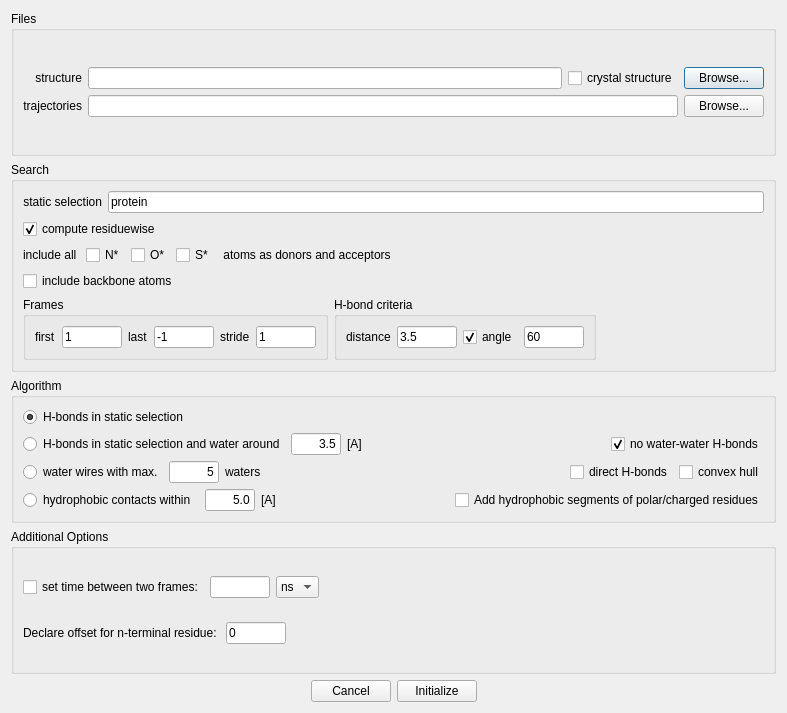
<?xml version="1.0" encoding="UTF-8"?>
<ui version="4.0">
 <class>Dialog</class>
 <widget class="QDialog" name="Dialog">
  <property name="windowModality">
   <enum>Qt::WindowModal</enum>
  </property>
  <property name="geometry">
   <rect>
    <x>0</x>
    <y>0</y>
    <width>787</width>
    <height>713</height>
   </rect>
  </property>
  <property name="sizePolicy">
   <sizepolicy hsizetype="Fixed" vsizetype="Fixed">
    <horstretch>0</horstretch>
    <verstretch>0</verstretch>
   </sizepolicy>
  </property>
  <property name="windowTitle">
   <string>New Analysis</string>
  </property>
  <property name="modal">
   <bool>true</bool>
  </property>
  <layout class="QVBoxLayout" name="verticalLayout_4">
   <item>
    <widget class="QGroupBox" name="group_init">
     <property name="title">
      <string>Files</string>
     </property>
     <layout class="QVBoxLayout" name="verticalLayout">
      <item>
       <layout class="QGridLayout" name="gridLayout_2">
        <item row="0" column="0">
         <widget class="QLabel" name="label_2">
          <property name="text">
           <string>structure</string>
          </property>
          <property name="alignment">
           <set>Qt::AlignRight|Qt::AlignTrailing|Qt::AlignVCenter</set>
          </property>
         </widget>
        </item>
        <item row="0" column="1">
         <widget class="QLineEdit" name="line_bonds_structure">
          <property name="toolTip">
           <string>&lt;html&gt;&lt;head/&gt;&lt;body&gt;&lt;p align=&quot;justify&quot;&gt;A structure file (.psf or .pdb or other) has to be provided.&lt;/p&gt;&lt;/body&gt;&lt;/html&gt;</string>
          </property>
          <property name="text">
           <string/>
          </property>
         </widget>
        </item>
        <item row="1" column="0">
         <widget class="QLabel" name="label_3">
          <property name="text">
           <string>trajectories</string>
          </property>
          <property name="alignment">
           <set>Qt::AlignRight|Qt::AlignTrailing|Qt::AlignVCenter</set>
          </property>
         </widget>
        </item>
        <item row="0" column="2">
         <widget class="QCheckBox" name="checkBox_bonds_donors_without_hydrogen">
          <property name="toolTip">
           <string>&lt;html&gt;&lt;head/&gt;&lt;body&gt;&lt;p&gt;For structure files, that do not contain hydrogen atoms.&lt;/p&gt;&lt;p align=&quot;justify&quot;&gt;This option turns off the angle check in the H bond detection and uses all possible donors regardless of their protonation state. If set to false, only protonated donors are considered.&lt;/p&gt;&lt;/body&gt;&lt;/html&gt;</string>
          </property>
          <property name="text">
           <string>crystal structure</string>
          </property>
         </widget>
        </item>
        <item row="0" column="3">
         <widget class="QPushButton" name="button_structure">
          <property name="text">
           <string notr="true">Browse...</string>
          </property>
         </widget>
        </item>
        <item row="1" column="1" colspan="2">
         <widget class="QLineEdit" name="line_bonds_trajectories">
          <property name="toolTip">
           <string>&lt;html&gt;&lt;head/&gt;&lt;body&gt;&lt;p align=&quot;justify&quot;&gt;One or more trajectory files (.dcd or other) can be provided opionally.&lt;/p&gt;&lt;/body&gt;&lt;/html&gt;</string>
          </property>
          <property name="text">
           <string/>
          </property>
         </widget>
        </item>
        <item row="1" column="3">
         <widget class="QPushButton" name="button_trajectories">
          <property name="text">
           <string notr="true">Browse...</string>
          </property>
         </widget>
        </item>
       </layout>
      </item>
     </layout>
    </widget>
   </item>
   <item>
    <widget class="QGroupBox" name="groupBox">
     <property name="title">
      <string>Search</string>
     </property>
     <layout class="QVBoxLayout" name="verticalLayout_3">
      <item>
       <layout class="QHBoxLayout" name="horizontalLayout_4">
        <item>
         <widget class="QLabel" name="label_8">
          <property name="text">
           <string>static selection</string>
          </property>
          <property name="alignment">
           <set>Qt::AlignRight|Qt::AlignTrailing|Qt::AlignVCenter</set>
          </property>
         </widget>
        </item>
        <item>
         <widget class="QLineEdit" name="line_bonds_selection">
          <property name="toolTip">
           <string>&lt;html&gt;&lt;head/&gt;&lt;body&gt;&lt;p align=&quot;justify&quot;&gt;Provide a static selection. It will not be updated and cant contain timedependent parts.&lt;/p&gt;&lt;/body&gt;&lt;/html&gt;</string>
          </property>
          <property name="text">
           <string>protein</string>
          </property>
          <property name="placeholderText">
           <string>e.g. protein (default)</string>
          </property>
         </widget>
        </item>
       </layout>
      </item>
      <item>
       <layout class="QVBoxLayout" name="verticalLayout_5">
        <item>
         <widget class="QCheckBox" name="checkBox_residuewise">
          <property name="text">
           <string>compute residuewise</string>
          </property>
          <property name="checked">
           <bool>true</bool>
          </property>
         </widget>
        </item>
        <item>
         <layout class="QHBoxLayout" name="horizontalLayout_8">
          <property name="topMargin">
           <number>0</number>
          </property>
          <item>
           <widget class="QLabel" name="label_14">
            <property name="text">
             <string>include all </string>
            </property>
           </widget>
          </item>
          <item>
           <widget class="QCheckBox" name="checkBox_all_nitrogen">
            <property name="text">
             <string>N*</string>
            </property>
           </widget>
          </item>
          <item>
           <widget class="QCheckBox" name="checkBox_all_oxygen">
            <property name="text">
             <string>O*</string>
            </property>
           </widget>
          </item>
          <item>
           <widget class="QCheckBox" name="checkBox_all_sulphur">
            <property name="text">
             <string>S*</string>
            </property>
           </widget>
          </item>
          <item>
           <widget class="QLabel" name="label_13">
            <property name="text">
             <string> atoms as donors and acceptors</string>
            </property>
           </widget>
          </item>
          <item>
           <spacer name="horizontalSpacer_8">
            <property name="orientation">
             <enum>Qt::Horizontal</enum>
            </property>
            <property name="sizeHint" stdset="0">
             <size>
              <width>40</width>
              <height>20</height>
             </size>
            </property>
           </spacer>
          </item>
         </layout>
        </item>
        <item>
         <widget class="QCheckBox" name="checkBox_consider_backbone">
          <property name="text">
           <string>include backbone atoms</string>
          </property>
         </widget>
        </item>
       </layout>
      </item>
      <item>
       <layout class="QHBoxLayout" name="horizontalLayout_7">
        <item>
         <widget class="QGroupBox" name="groupBox_5">
          <property name="title">
           <string>Frames</string>
          </property>
          <layout class="QHBoxLayout" name="horizontalLayout">
           <item>
            <widget class="QLabel" name="label_6">
             <property name="text">
              <string>first</string>
             </property>
            </widget>
           </item>
           <item>
            <widget class="QLineEdit" name="line_bonds_start">
             <property name="maximumSize">
              <size>
               <width>60</width>
               <height>16777215</height>
              </size>
             </property>
             <property name="text">
              <string>1</string>
             </property>
            </widget>
           </item>
           <item>
            <widget class="QLabel" name="label_7">
             <property name="text">
              <string>last</string>
             </property>
            </widget>
           </item>
           <item>
            <widget class="QLineEdit" name="line_bonds_stop">
             <property name="maximumSize">
              <size>
               <width>60</width>
               <height>16777215</height>
              </size>
             </property>
             <property name="text">
              <string>-1</string>
             </property>
            </widget>
           </item>
           <item>
            <widget class="QLabel" name="label_54">
             <property name="text">
              <string>stride</string>
             </property>
            </widget>
           </item>
           <item>
            <widget class="QLineEdit" name="line_bonds_step">
             <property name="maximumSize">
              <size>
               <width>60</width>
               <height>16777215</height>
              </size>
             </property>
             <property name="text">
              <string>1</string>
             </property>
            </widget>
           </item>
          </layout>
         </widget>
        </item>
        <item>
         <widget class="QGroupBox" name="groupBox_6">
          <property name="title">
           <string>H-bond criteria</string>
          </property>
          <layout class="QHBoxLayout" name="horizontalLayout_2">
           <item>
            <widget class="QLabel" name="label_4">
             <property name="text">
              <string>distance</string>
             </property>
             <property name="alignment">
              <set>Qt::AlignLeading|Qt::AlignLeft|Qt::AlignVCenter</set>
             </property>
            </widget>
           </item>
           <item>
            <widget class="QLineEdit" name="line_bonds_distance">
             <property name="maximumSize">
              <size>
               <width>60</width>
               <height>16777215</height>
              </size>
             </property>
             <property name="toolTip">
              <string>&lt;html&gt;&lt;head/&gt;&lt;body&gt;&lt;p align=&quot;justify&quot;&gt;The maximum distance between an acceptor heavy atom and a donor heavy atom.&lt;/p&gt;&lt;/body&gt;&lt;/html&gt;</string>
             </property>
             <property name="text">
              <string>3.5</string>
             </property>
            </widget>
           </item>
           <item>
            <widget class="QCheckBox" name="checkBox_angle">
             <property name="toolTip">
              <string>Toggle angle check.</string>
             </property>
             <property name="text">
              <string>angle</string>
             </property>
             <property name="checked">
              <bool>true</bool>
             </property>
            </widget>
           </item>
           <item>
            <widget class="QLineEdit" name="line_bonds_angle">
             <property name="maximumSize">
              <size>
               <width>60</width>
               <height>16777215</height>
              </size>
             </property>
             <property name="toolTip">
              <string>&lt;html&gt;&lt;head/&gt;&lt;body&gt;&lt;p align=&quot;justify&quot;&gt;The maximum angle between the line connecting the donor heavy atom and the hydrogen and the line connecting the acceptor heavy atom and the hydrogen. An angle of 0 relates to a straight line through donor-hydrogen-acceptor.&lt;/p&gt;&lt;/body&gt;&lt;/html&gt;</string>
             </property>
             <property name="text">
              <string>60</string>
             </property>
            </widget>
           </item>
          </layout>
         </widget>
        </item>
        <item>
         <spacer name="horizontalSpacer_3">
          <property name="orientation">
           <enum>Qt::Horizontal</enum>
          </property>
          <property name="sizeHint" stdset="0">
           <size>
            <width>40</width>
            <height>20</height>
           </size>
          </property>
         </spacer>
        </item>
       </layout>
      </item>
     </layout>
    </widget>
   </item>
   <item>
    <widget class="QGroupBox" name="groupBox_15">
     <property name="title">
      <string>Algorithm</string>
     </property>
     <layout class="QVBoxLayout" name="verticalLayout_2">
      <item>
       <widget class="QRadioButton" name="radio_in_selection">
        <property name="toolTip">
         <string>Compute all H bonds within the static selection.</string>
        </property>
        <property name="text">
         <string>H-bonds in static selection</string>
        </property>
        <property name="checked">
         <bool>true</bool>
        </property>
       </widget>
      </item>
      <item>
       <layout class="QHBoxLayout" name="horizontalLayout_12">
        <item>
         <widget class="QRadioButton" name="radio_around">
          <property name="toolTip">
           <string>&lt;html&gt;&lt;head/&gt;&lt;body&gt;&lt;p align=&quot;justify&quot;&gt;Compute all H bonds within the union of the static selection and all water within the specified distance of the static selection.&lt;/p&gt;&lt;/body&gt;&lt;/html&gt;</string>
          </property>
          <property name="text">
           <string>H-bonds in static selection and water around</string>
          </property>
         </widget>
        </item>
        <item>
         <widget class="QLineEdit" name="line_around_value">
          <property name="maximumSize">
           <size>
            <width>50</width>
            <height>16777215</height>
           </size>
          </property>
          <property name="toolTip">
           <string>Set the distance around the static selection for dynamic water detection.</string>
          </property>
          <property name="text">
           <string>3.5</string>
          </property>
          <property name="alignment">
           <set>Qt::AlignRight|Qt::AlignTrailing|Qt::AlignVCenter</set>
          </property>
         </widget>
        </item>
        <item>
         <widget class="QLabel" name="label">
          <property name="text">
           <string>[A]</string>
          </property>
         </widget>
        </item>
        <item>
         <spacer name="horizontalSpacer_7">
          <property name="orientation">
           <enum>Qt::Horizontal</enum>
          </property>
          <property name="sizeHint" stdset="0">
           <size>
            <width>40</width>
            <height>20</height>
           </size>
          </property>
         </spacer>
        </item>
        <item>
         <widget class="QCheckBox" name="checkBox_not_water_water">
          <property name="text">
           <string>no water-water H-bonds</string>
          </property>
          <property name="checked">
           <bool>true</bool>
          </property>
         </widget>
        </item>
       </layout>
      </item>
      <item>
       <layout class="QHBoxLayout" name="horizontalLayout_6">
        <item>
         <widget class="QRadioButton" name="radio_wire_dict">
          <property name="toolTip">
           <string>&lt;html&gt;&lt;head/&gt;&lt;body&gt;&lt;p align=&quot;justify&quot;&gt;Both algorithms result in the same. Choose dictionary for smaller systems and compressed sparse matrix for larger systems for efficiency.&lt;/p&gt;&lt;/body&gt;&lt;/html&gt;</string>
          </property>
          <property name="text">
           <string>water wires with max.</string>
          </property>
          <property name="checked">
           <bool>false</bool>
          </property>
         </widget>
        </item>
        <item>
         <widget class="QLineEdit" name="line_wire_max_water">
          <property name="maximumSize">
           <size>
            <width>50</width>
            <height>16777215</height>
           </size>
          </property>
          <property name="text">
           <string>5</string>
          </property>
          <property name="alignment">
           <set>Qt::AlignRight|Qt::AlignTrailing|Qt::AlignVCenter</set>
          </property>
         </widget>
        </item>
        <item>
         <widget class="QLabel" name="label_5">
          <property name="text">
           <string>waters </string>
          </property>
         </widget>
        </item>
        <item>
         <spacer name="horizontalSpacer">
          <property name="orientation">
           <enum>Qt::Horizontal</enum>
          </property>
          <property name="sizeHint" stdset="0">
           <size>
            <width>40</width>
            <height>20</height>
           </size>
          </property>
         </spacer>
        </item>
        <item>
         <widget class="QCheckBox" name="checkBox_wires_allow_direct_bonds">
          <property name="text">
           <string>direct H-bonds</string>
          </property>
         </widget>
        </item>
        <item>
         <widget class="QCheckBox" name="checkBo_wires_convex">
          <property name="text">
           <string>convex hull</string>
          </property>
         </widget>
        </item>
       </layout>
      </item>
      <item>
       <layout class="QHBoxLayout" name="horizontalLayout_5">
        <property name="topMargin">
         <number>0</number>
        </property>
        <item>
         <widget class="QRadioButton" name="radioButton_hydrophobic_contacts">
          <property name="text">
           <string>hydrophobic contacts within </string>
          </property>
         </widget>
        </item>
        <item>
         <widget class="QLineEdit" name="lineEdit_hydrophobic_distance">
          <property name="maximumSize">
           <size>
            <width>50</width>
            <height>16777215</height>
           </size>
          </property>
          <property name="text">
           <string>5.0</string>
          </property>
          <property name="alignment">
           <set>Qt::AlignRight|Qt::AlignTrailing|Qt::AlignVCenter</set>
          </property>
         </widget>
        </item>
        <item>
         <widget class="QLabel" name="label_12">
          <property name="text">
           <string>[A]</string>
          </property>
         </widget>
        </item>
        <item>
         <spacer name="horizontalSpacer_5">
          <property name="orientation">
           <enum>Qt::Horizontal</enum>
          </property>
          <property name="sizeHint" stdset="0">
           <size>
            <width>40</width>
            <height>20</height>
           </size>
          </property>
         </spacer>
        </item>
        <item>
         <widget class="QCheckBox" name="checkBox_partially_hydrophobic">
          <property name="text">
           <string>Add hydrophobic segments of polar/charged residues</string>
          </property>
         </widget>
        </item>
       </layout>
      </item>
     </layout>
    </widget>
   </item>
   <item>
    <widget class="QGroupBox" name="groupBox_4">
     <property name="title">
      <string>Additional Options</string>
     </property>
     <layout class="QVBoxLayout" name="verticalLayout_8">
      <item>
       <layout class="QHBoxLayout" name="horizontalLayout_13">
        <item>
         <widget class="QCheckBox" name="checkBox_frame_time">
          <property name="text">
           <string>set time between two frames:</string>
          </property>
         </widget>
        </item>
        <item>
         <widget class="QLineEdit" name="lineEdit_frame_time">
          <property name="maximumSize">
           <size>
            <width>60</width>
            <height>16777215</height>
           </size>
          </property>
          <property name="alignment">
           <set>Qt::AlignRight|Qt::AlignTrailing|Qt::AlignVCenter</set>
          </property>
         </widget>
        </item>
        <item>
         <widget class="QComboBox" name="comboBox_frame_time_unit">
          <property name="enabled">
           <bool>true</bool>
          </property>
          <property name="maximumSize">
           <size>
            <width>50</width>
            <height>16777215</height>
           </size>
          </property>
          <item>
           <property name="text">
            <string>ns</string>
           </property>
          </item>
          <item>
           <property name="text">
            <string>ps</string>
           </property>
          </item>
          <item>
           <property name="text">
            <string>fs</string>
           </property>
          </item>
          <item>
           <property name="text">
            <string>as</string>
           </property>
          </item>
         </widget>
        </item>
        <item>
         <spacer name="horizontalSpacer_11">
          <property name="orientation">
           <enum>Qt::Horizontal</enum>
          </property>
          <property name="sizeHint" stdset="0">
           <size>
            <width>40</width>
            <height>20</height>
           </size>
          </property>
         </spacer>
        </item>
       </layout>
      </item>
      <item>
       <layout class="QHBoxLayout" name="horizontalLayout_14">
        <item>
         <widget class="QLabel" name="label_10">
          <property name="text">
           <string>Declare offset for n-terminal residue: </string>
          </property>
         </widget>
        </item>
        <item>
         <widget class="QLineEdit" name="lineEdit_add_residue">
          <property name="maximumSize">
           <size>
            <width>60</width>
            <height>16777215</height>
           </size>
          </property>
          <property name="layoutDirection">
           <enum>Qt::LeftToRight</enum>
          </property>
          <property name="text">
           <string>0</string>
          </property>
          <property name="alignment">
           <set>Qt::AlignLeading|Qt::AlignLeft|Qt::AlignVCenter</set>
          </property>
         </widget>
        </item>
        <item>
         <spacer name="horizontalSpacer_20">
          <property name="orientation">
           <enum>Qt::Horizontal</enum>
          </property>
          <property name="sizeHint" stdset="0">
           <size>
            <width>40</width>
            <height>20</height>
           </size>
          </property>
         </spacer>
        </item>
       </layout>
      </item>
     </layout>
    </widget>
   </item>
   <item>
    <layout class="QHBoxLayout" name="horizontalLayout_11">
     <item>
      <spacer name="horizontalSpacer_2">
       <property name="orientation">
        <enum>Qt::Horizontal</enum>
       </property>
       <property name="sizeHint" stdset="0">
        <size>
         <width>40</width>
         <height>20</height>
        </size>
       </property>
      </spacer>
     </item>
     <item>
      <widget class="QPushButton" name="button_cancel">
       <property name="text">
        <string>Cancel</string>
       </property>
      </widget>
     </item>
     <item>
      <widget class="QPushButton" name="button_load">
       <property name="text">
        <string>Initialize</string>
       </property>
      </widget>
     </item>
     <item>
      <spacer name="horizontalSpacer_6">
       <property name="orientation">
        <enum>Qt::Horizontal</enum>
       </property>
       <property name="sizeHint" stdset="0">
        <size>
         <width>40</width>
         <height>20</height>
        </size>
       </property>
      </spacer>
     </item>
    </layout>
   </item>
  </layout>
 </widget>
 <resources/>
 <connections/>
</ui>
